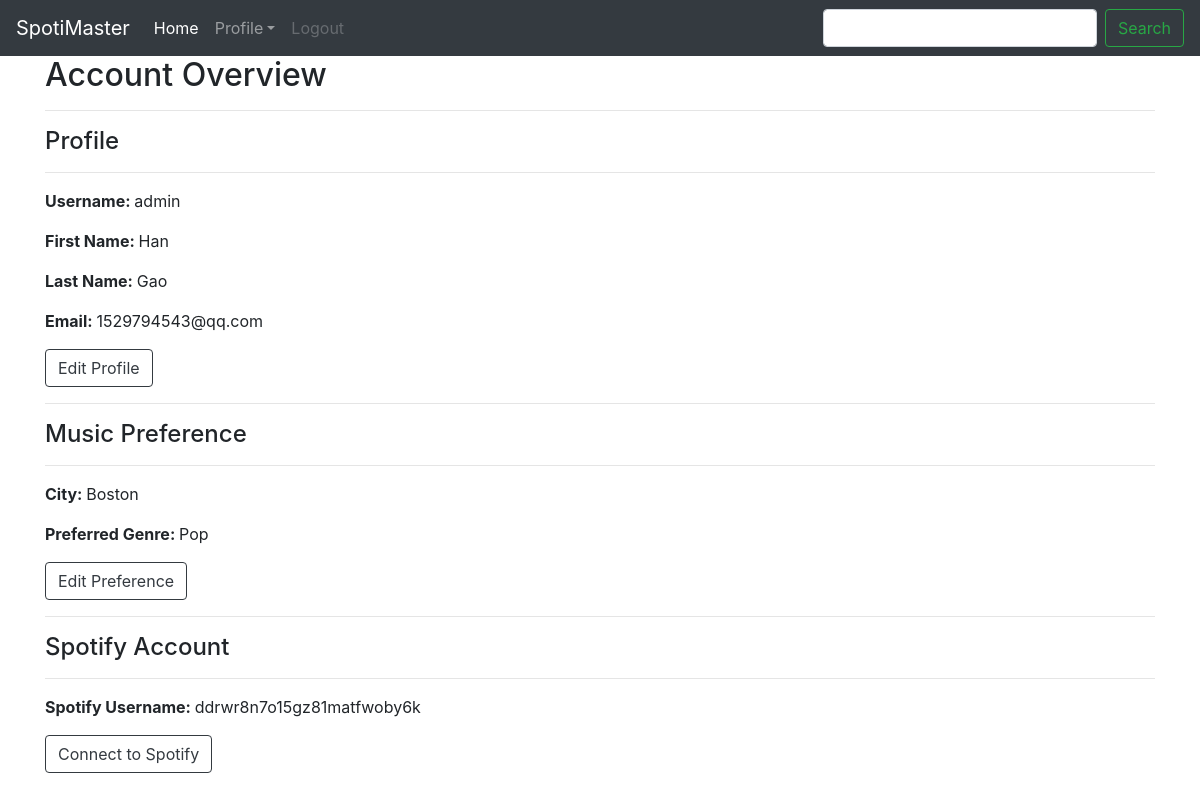
The page /accounts/profile/ (signed in) on the database as committed earlier.
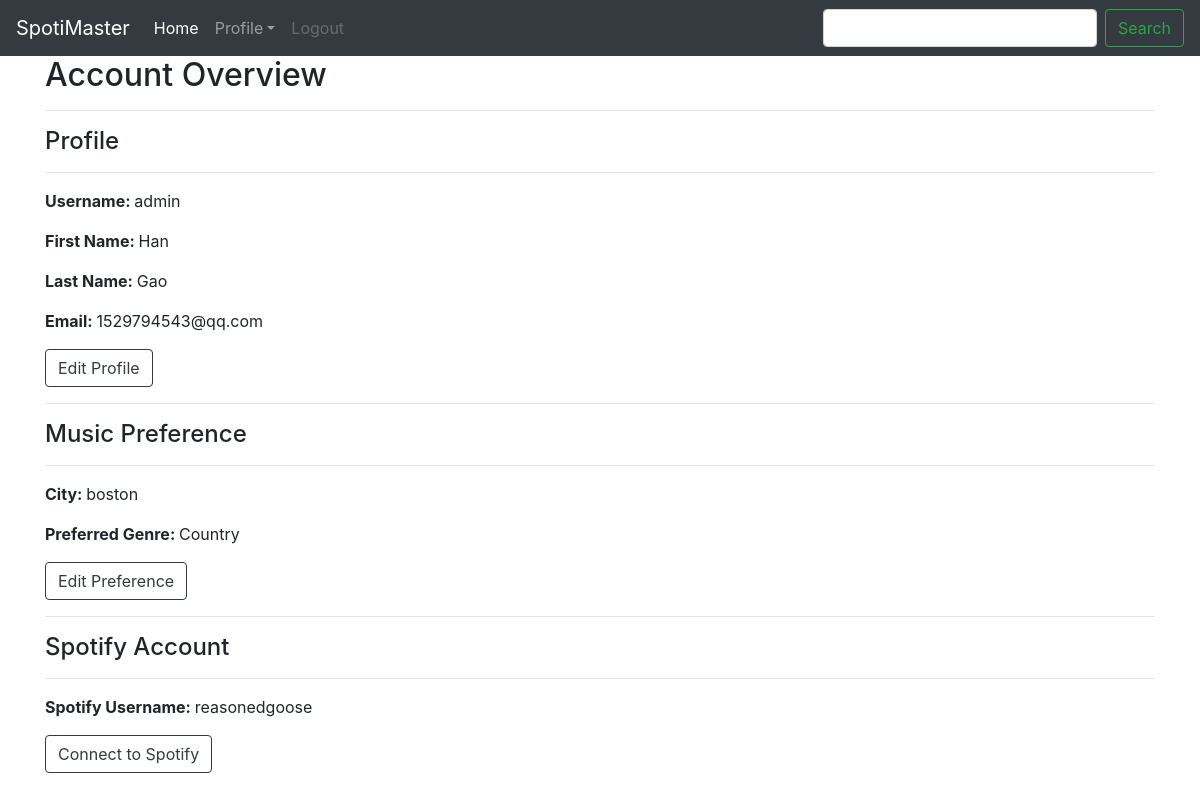
The same page on the database as committed later.
### accounts/models.py (models this page shows)
class UserProfile(models.Model):
    Genre_Choices = [
        ('KnvZfZ7vAvd', 'Blues'),
        ('KnvZfZ7vAeJ', 'Classical'),
        ('KnvZfZ7vAv6', 'Country'),
        ('KnvZfZ7vAv1', 'Hip-Hop / Rap'),
        ('KnvZfZ7vAvE', 'Jazz'),
        ('KnvZfZ7vAev', 'Pop'),
        ('KnvZfZ7vAee', 'R&B'),
        ('KnvZfZ7vAeA', 'Rock'),
    ]
    user = models.OneToOneField(User, on_delete=models.CASCADE)
    city = models.CharField(max_length=100, default='', blank=True)
    spotify_username = models.CharField(max_length=100, default='', blank=True)
    genre = models.CharField(
        max_length=25,
        choices = Genre_Choices,
        default='', blank=True)

### accounts/views.py (the view)
# urls.py: path('accounts/profile/', views.profile, name='profile'),
@login_required
def profile(request):
    profile = UserProfile.objects.get(user=request.user)
    genre = ''
    genre_id = profile.genre
    if genre_id == 'KnvZfZ7vAvd':
        genre = 'Blues'
    elif genre_id == 'KnvZfZ7vAeJ':
        genre = 'Classical'
    elif genre_id == 'KnvZfZ7vAv6':
        genre = 'Country'
    elif genre_id == 'KnvZfZ7vAv1':
        genre = 'Hip-Hop / Rap'
    elif genre_id == 'KnvZfZ7vAvE':
        genre = 'Jazz'
    elif genre_id == 'KnvZfZ7vAev':
        genre = 'Pop'
    elif genre_id == 'KnvZfZ7vAee':
        genre = 'R&B'
    elif genre_id == 'KnvZfZ7vAeA':
        genre = 'Rock'
    args = {
        'user': request.user,
        'profile': profile,
        'genre': genre
    }
    return render(request, 'account/profile.html', args)

### templates/account/profile.html (shortened to what this page needs)
{% extends "account/base.html" %}
{% block content %}
<div class='container'>
    <h2>Account Overview</h2>
    <hr>
    <h4>Profile</h4>
    <hr>
    <p><b>Username: </b>{{ user }}</p>
    <p><b>First Name: </b>{{ user.first_name }}</p>
    <p><b>Last Name: </b>{{ user.last_name }}</p>
    <p><b>Email: </b>{{ user.email }}</p>
    <a href="/accounts/profile/edit" class="btn btn-outline-dark" role="button">Edit Profile</a>
    <hr>
    <h4>Music Preference</h4>
    <hr>
    <p><b>City: </b>{{ profile.city }}</p>
    <p><b>Preferred Genre: </b>{{ genre }}</p>
    <a href="/accounts/preference/edit" class="btn btn-outline-dark" role="button">Edit Preference</a>
    <hr>
    <h4>Spotify Account</h4>
    <hr>
    <p><b>Spotify Username: </b>{{ profile.spotify_username }}</p>
    <a href="/accounts/spotify/connect" class="btn btn-outline-dark" role="button">Connect to Spotify</a>
    <br>
</div>
{% endblock %}

### templates/account/base.html (shortened to what this page needs)
{% load static %}
<html lang="en">
<head>
    <link rel="stylesheet" href="{% static 'account/Css/Custom-Account-Styles.css' %}" type = "text/css"/>
    <link href="{% static 'account/Css/fonts.css' %}" rel="stylesheet">
    <link rel="stylesheet" href="{% static 'account/Css/font-awesome.min.css' %}">
    <link rel="stylesheet" href="https://stackpath.bootstrapcdn.com/bootstrap/4.1.1/css/bootstrap.min.css">
</head>
<body>
    <nav class="navbar navbar-expand-md navbar-dark bg-dark">
      <a class="navbar-brand" href="{% url 'home' %}">SpotiMaster</a>
      <div class="collapse navbar-collapse" id="navbarsExampleDefault">
        <ul class="navbar-nav mr-auto">
          <li class="nav-item active">
            <a class="nav-link" href="{% url 'home' %}">Home <span class="sr-only">(current)</span></a>
          </li>
          {% if user.is_authenticated %}
          <li class="nav-item dropdown">
              <a class="nav-link dropdown-toggle" id="dropdown01" data-toggle="dropdown" aria-haspopup="true" aria-expanded="false">Profile</a>
          </li>
          <li class="nav-item my-2 my-lg-0">
            <a class="nav-link disabled" href="/accounts/logout">Logout</a>
          </li>
        </ul>
        {% endif %}
        <form class="form-inline my-2 my-lg-0" method='GET' action='/search/result/'>
          <input name='keyword' class="form-control mr-sm-2" type="text" placeholder="" aria-label="Search">
          <button class="btn btn-outline-success my-2 my-sm-0" type="submit">Search</button>
        </form>
      </div>
    </nav>
    {% block content%}{% endblock %}
</body>
</html>

Rows that differ between the two databases and show on the page:
changed UserProfile: city "Boston" → "boston"; spotify_username "ddrwr8n7o15gz81matfwoby6k" → "reasonedgoose"
Other text that changed with them:
{{ genre }}: "Pop" → "Country"
